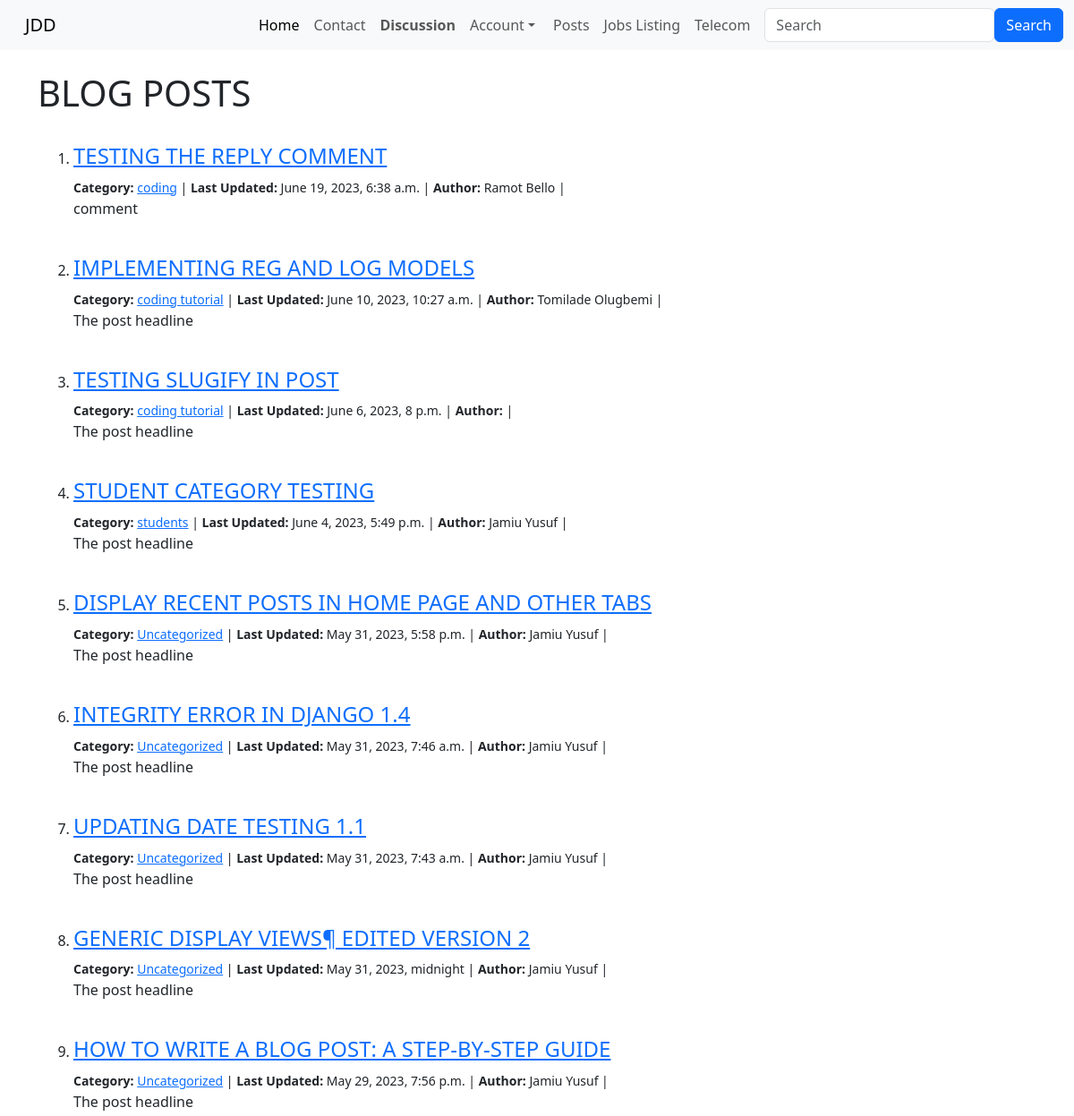
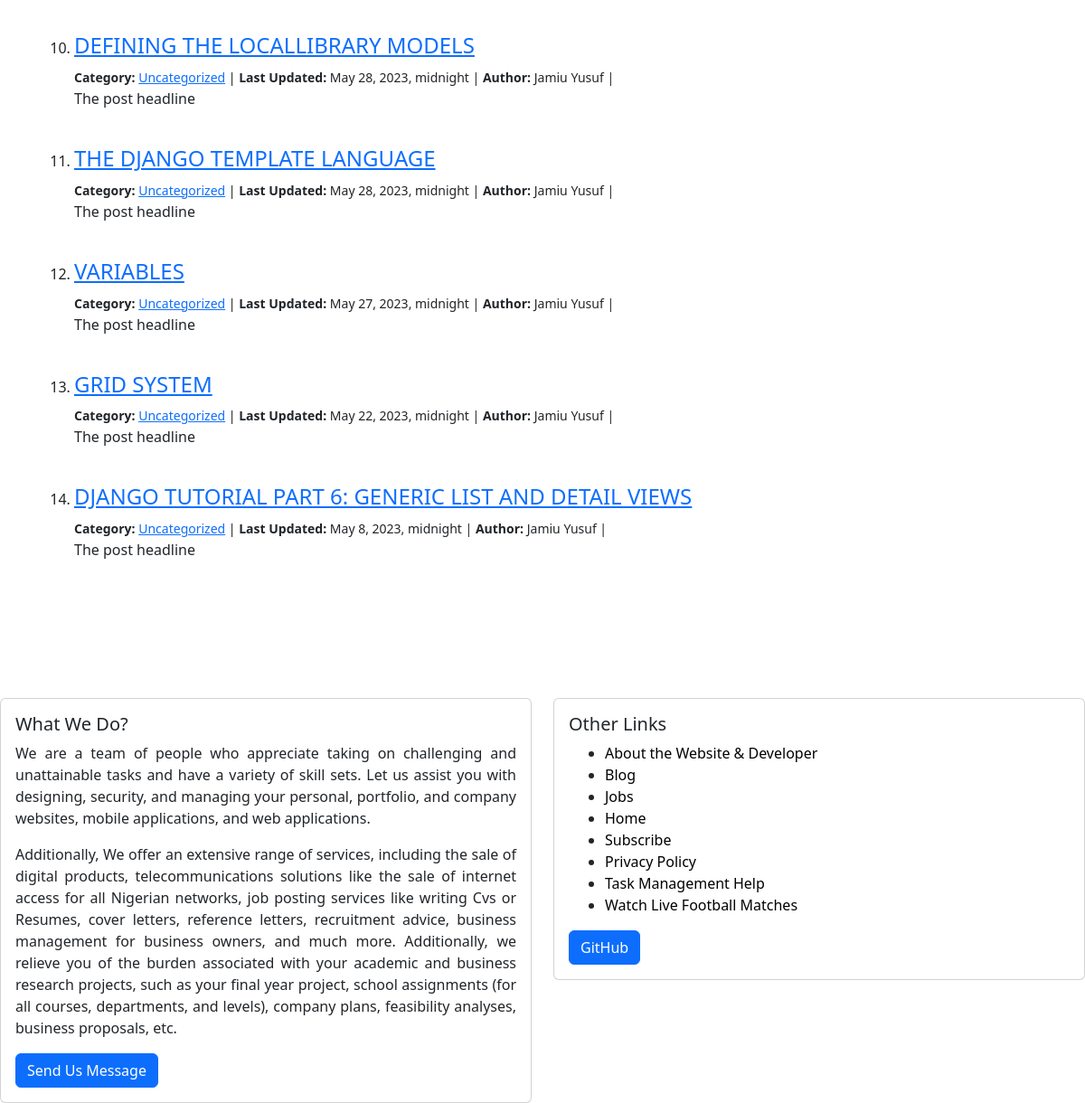
Screenshot of /blog/ with the database file from the repository (2 pictures, top to bottom).
### index/models.py (models this page shows, shortened)
class BlogPost(models.Model):
    author = models.ForeignKey(User, on_delete=models.CASCADE)
    title = models.CharField(max_length=255, unique=True)
    date = models.DateTimeField(auto_now_add=True)
    category = models.CharField(max_length=150, default='uncategorized')
    content = RichTextField(blank=True, null=True, unique=True)
    headline = models.TextField(max_length=255)
    likes = models.ManyToManyField(User, related_name='blog_posts')

### index/views.py (the view)
# urls.py: path('blog/', BlogHomeView.as_view(), name="blog_list"),
class BlogHomeView(ListView):
    model = models.BlogPost
    template_name = 'home/blog_list.html'
    ordering = ['-date']

### index/templates/home/blog_list.html (shortened to what this page needs)
{% extends 'home/base.html' %}
{% block body %}
    <h1>BLOG POSTS</h1> <br>
        <ol>
        {% for blog in object_list %}
        <li>
           <h4><a href="{% url 'index:blog_details' blog.pk %}"> {{blog.title | upper}}</a></h4>
           {% if user.is_authenticated %}
                <small>
                   <b>Last Updated:</b>  {{blog.date}} | <b>Author: </b>
                        {{blog.author.first_name}} {{blog.author.last_name}} |
                   <b>Category:</b>  <a href="{% url 'index:category_list' blog.category %}">{{blog.category}}</a>
                {% if blog.author.id == user.id  %}
                    | <a href="{% url 'index:edit_post' blog.pk %}">(Edit)</a>
                    | <a href="{% url 'index:delete_post' blog.pk %}">(Delete)</a>
                {% endif %}
                </small>
                <p>
                       {{blog.headline | safe}}
                </p>
        {% else %}
                <small>
                   <b> Category:</b>  <a href="{% url 'index:category_list' blog.category %}">{{blog.category}}</a> |
                   <b>  Last Updated:</b> {{blog.date}} | <b>Author: </b>  {{blog.author.first_name}} {{blog.author.last_name}} |
                </small>
                <p>
                        {{blog.headline | safe}}
                </p>
        {% endif %}
        </li> <br>
        {% empty %}
            <h2>No recent posts availabe at the moment....</h2>
        {% endfor %}
    </ol>
{% endblock %}

### rows the page displays
BlogPost: title "TESTING THE REPLY COMMENT", category "coding", date "June 19, 2023, 6:38 a.m.", author.first_name "Ramot", author.last_name "Bello", headline "comment"
BlogPost: title "IMPLEMENTING REG AND LOG MODELS", category "coding tutorial", date "June 10, 2023, 10:27 a.m.", author.first_name "Tomilade", author.last_name "Olugbemi", headline "The post headline"
BlogPost: title "TESTING SLUGIFY IN POST", category "coding tutorial", date "June 6, 2023, 8 p.m.", headline "The post headline"
BlogPost: title "STUDENT CATEGORY TESTING", category "students", date "June 4, 2023, 5:49 p.m.", author.first_name "Jamiu", author.last_name "Yusuf", headline "The post headline"
BlogPost: title "DISPLAY RECENT POSTS IN HOME PAGE AND OTHER TABS", category "Uncategorized", date "May 31, 2023, 5:58 p.m.", author.first_name "Jamiu", author.last_name "Yusuf", headline "The post headline"
BlogPost: title "INTEGRITY ERROR IN DJANGO 1.4", category "Uncategorized", date "May 31, 2023, 7:46 a.m.", author.first_name "Jamiu", author.last_name "Yusuf", headline "The post headline"
BlogPost: title "UPDATING DATE TESTING 1.1", category "Uncategorized", date "May 31, 2023, 7:43 a.m.", author.first_name "Jamiu", author.last_name "Yusuf", headline "The post headline"
BlogPost: title "GENERIC DISPLAY VIEWS¶ EDITED VERSION 2", category "Uncategorized", date "May 31, 2023, midnight", author.first_name "Jamiu", author.last_name "Yusuf", headline "The post headline"
BlogPost: title "HOW TO WRITE A BLOG POST: A STEP-BY-STEP GUIDE", category "Uncategorized", date "May 29, 2023, 7:56 p.m.", author.first_name "Jamiu", author.last_name "Yusuf", headline "The post headline"
BlogPost: title "DEFINING THE LOCALLIBRARY MODELS", category "Uncategorized", date "May 28, 2023, midnight", author.first_name "Jamiu", author.last_name "Yusuf", headline "The post headline"
BlogPost: title "THE DJANGO TEMPLATE LANGUAGE", category "Uncategorized", date "May 28, 2023, midnight", author.first_name "Jamiu", author.last_name "Yusuf", headline "The post headline"
BlogPost: title "VARIABLES", category "Uncategorized", date "May 27, 2023, midnight", author.first_name "Jamiu", author.last_name "Yusuf", headline "The post headline"
BlogPost: title "GRID SYSTEM", category "Uncategorized", date "May 22, 2023, midnight", author.first_name "Jamiu", author.last_name "Yusuf", headline "The post headline"
BlogPost: title "DJANGO TUTORIAL PART 6: GENERIC LIST AND DETAIL VIEWS", category "Uncategorized", date "May 8, 2023, midnight", author.first_name "Jamiu", author.last_name "Yusuf", headline "The post headline"
